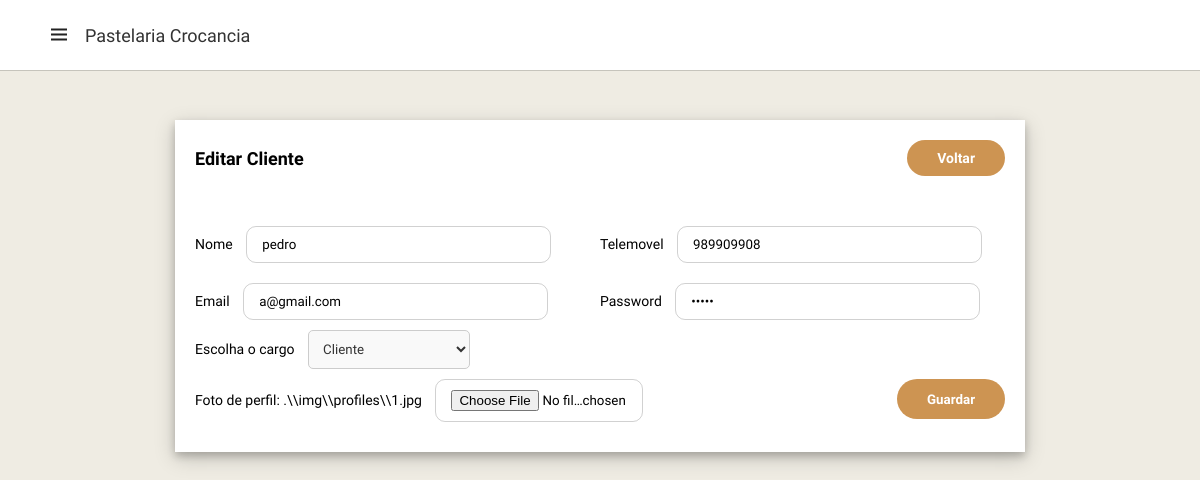
Before: /admin.clientes-edit.php?ID=1 with the older database file.
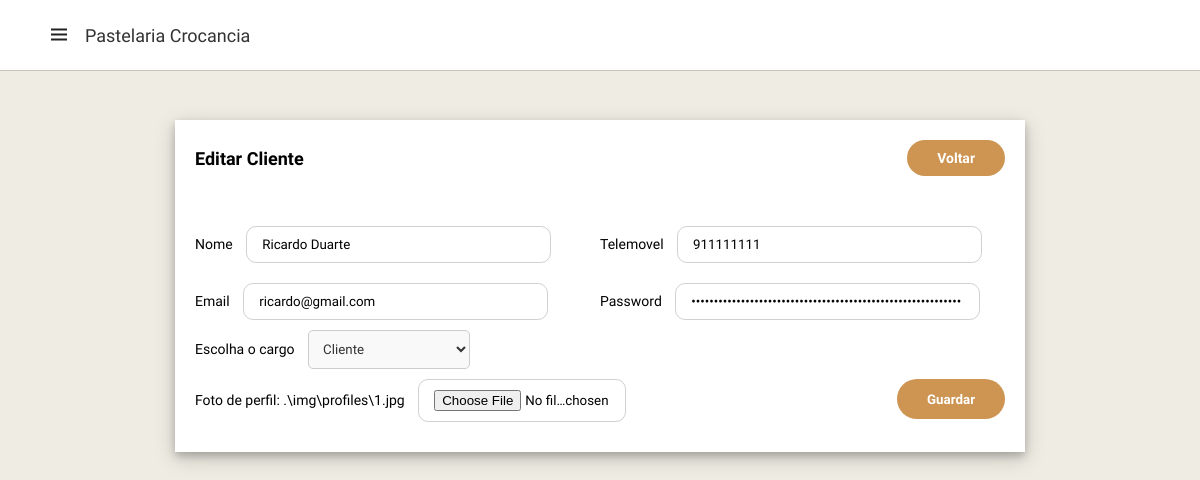
After: the same page with the newer database file.
### tables this page shows
CREATE TABLE "Clientes" (
	"ID"	INTEGER NOT NULL,
	"Nome"	VARCHAR NOT NULL,
	"Email"	varchar NOT NULL,
	"Senha"	varchar NOT NULL,
	"Telefone"	INTEGER NOT NULL,
	"role"	varchar DEFAULT 'user',
	"dataRegisto"	dateTime,
	"Perfil"	varchar DEFAULT '.\img\icon\profile.png',
	PRIMARY KEY("ID")
);

### includes/functions.inc.php (called while the page is built, shortened)
<?php
function getClienteById($db, $cliente_id) {
    $sql = "SELECT * FROM Clientes WHERE ID = ?";
    $stmt = $db->prepare($sql);
    $stmt->bindValue(1, $cliente_id, SQLITE3_INTEGER);
    $result=$stmt->execute();
    $cliente = array();
    while ($row = $result->fetchArray(SQLITE3_ASSOC)) {
        $cliente = $row;
    }
    if (!empty($cliente)) {
        return $cliente;
    } else {
        return false;
    }
}

### admin.clientes-edit.php (the view, shortened to what this page needs)
<?php
require_once 'includes/conn.php';
require_once 'includes/functions.inc.php';
$nome = $telefone = $email = $senha = $perfil = $role = '';
if (isset($_GET['ID'])) {
    $cliente_id = $_GET['ID'];
    $cliente_dados = getClienteById($db, $cliente_id);
    if ($cliente_dados) {
        $nome = $cliente_dados['Nome'];
        $telefone = $cliente_dados['Telefone'];
        $email = $cliente_dados['Email'];
        $senha = $cliente_dados['Senha'];
        $perfil = $cliente_dados['Perfil'];
        $role = $cliente_dados['role'];
    } else {
        echo "Cliente não encontrado.";
    }
}
?>
<!DOCTYPE html>
<html lang="en">
<head>
    <link rel="stylesheet" href="https://cdnjs.cloudflare.com/ajax/libs/font-awesome/6.5.1/css/all.min.css">
    <link rel="stylesheet" href="https://cdn.jsdelivr.net/npm/swiper@11/swiper-bundle.min.css" />
    <link rel="stylesheet" href="https://cdnjs.cloudflare.com/ajax/libs/toastr.js/latest/toastr.min.css">
    <link href='https://unpkg.com/boxicons@2.1.4/css/boxicons.min.css' rel='stylesheet'>
    <link rel="stylesheet" href="style.css">
</head>
<body>
<nav>
        <div class="logo">
            <i class='bx bx-menu menu-icon'></i>
            <span class="logo-name">Pastelaria Crocancia</span>
        </div>
    </nav>
    <div class="containerCliente">
        <div class="content">
            <div class="card" style="min-height: 0vh">
                <div class="card-header">
                    <h4 style="font-size: 18px;">
                        Editar Cliente
                    </h4>
                    <a href="admin.clientes.php" class="btn-home">Voltar</a>
                </div>
                <div class="card-body">
                    <form action="includes/editCliente.php" method="POST" enctype="multipart/form-data">
                        <div style="display: flex; justify-content: space-between;">
                            <div class="input-field" style="flex: 1">
                                <label> Nome</label>
                                <input type="text" name="name" class="" value="<?php echo htmlspecialchars($nome); ?>" required>
                            </div>
                            <div class="input-field" style="flex: 1">
                                <label> Telemovel</label>
                                <input type="number" name="phone" class="" value="<?php echo htmlspecialchars($telefone); ?>" required>
                            </div>
                        </div>
                        <div style="display: flex; justify-content: space-between;">
                            <div class="input-field" style="flex: 1">
                                <label> Email</label>
                                <input type="email" name="email" class="" value="<?php echo htmlspecialchars($email); ?>" required>
                            </div>
                            <div class="input-field" style="flex: 1">
                                <label> Password</label>
                                <input type="password" name="password" class="" value="<?php echo htmlspecialchars($senha); ?>" required>
                            </div>
                        </div>
                        <div style="display: flex; justify-content: space-between;">
                            <div class="input-field" style="flex: 1">
                                <label> Escolha o cargo</label>
                                <select name="role" class="form-select" style="padding: 10px; border: 1px solid #ccc; border-radius: 5px; background-color: #f9f9f9; color: #333; width:20%">
                                    <option value="user" <?php if($role == 'user') echo 'selected'; ?>>Cliente</option>
                                </select>
                            </div>
                        </div>
                        <div style="display: flex; justify-content: space-between;">
                            <div class="input-field" style="flex: 1">
                                <?php if (!empty($perfil)): ?>
                                    <label> Foto de perfil: <?php echo basename($perfil); ?></label>
                                <?php else: ?>
                                    <label>Foto de perfil</label>
                                <?php endif; ?>
                                <input type="file" name="profile_image" style="width: 30%;">
                            </div>
                            <button type="submit" class="btn-edit" style="margin-left: 10px; float: right; font-weight: bold; height: 4rem; margin-top: 1rem;">Guardar</button>
                        </div>
                    </form>
                </div>
            </div>
        </div>
    </div>
</body>
</html>

Changed rows visible on the page:
changed clientes "Cliente": name "pedro" → "Ricardo Duarte"; phone "989909908" → "911111111"; email "a@gmail.com" → "ricardo@gmail.com"; Perfil ".\\\\img\\\\profiles\\\\1.jpg" → ".\\img\\profiles\\1.jpg"
